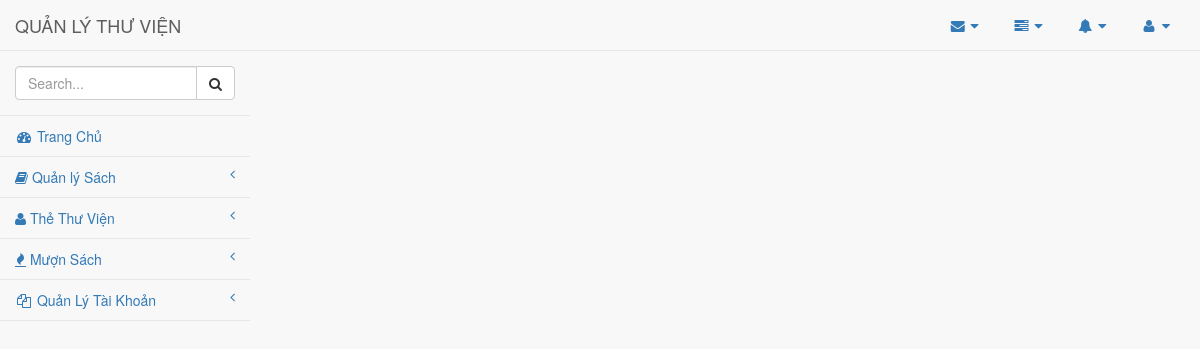
Before: /index.php?act=list_sach&page=2 (signed in) with the older database file.
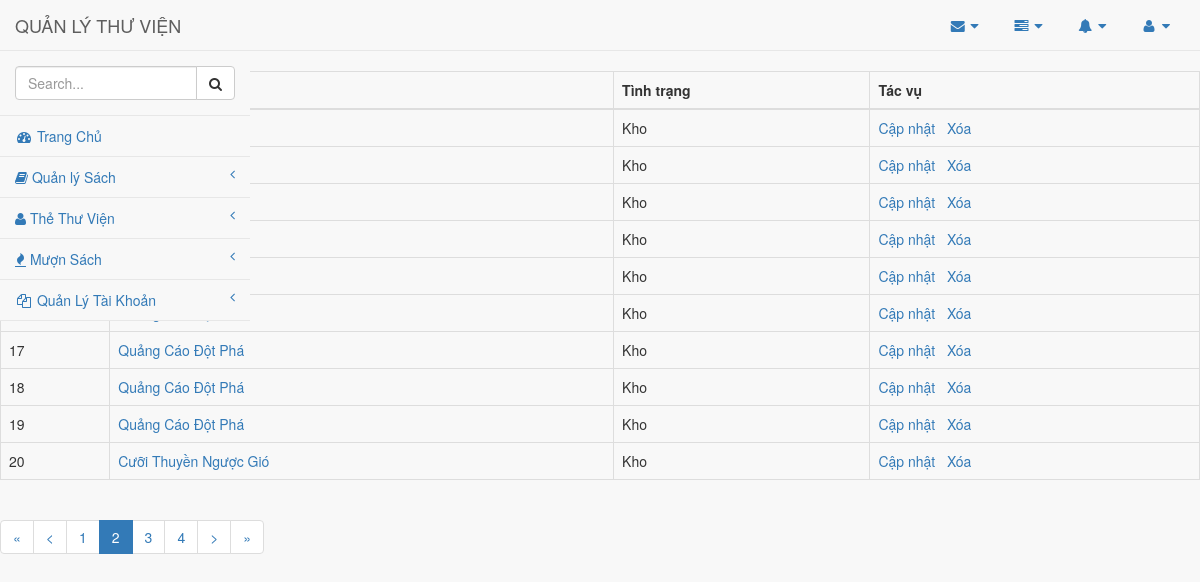
After: the same page with the newer database file.
### tables this page shows
CREATE TABLE `cuonsach` (
  `isbn` int(11) DEFAULT NULL,
  `ma_cuonsach` int(11) NOT NULL,
  `tinhtrang` int(255) NOT NULL
);

CREATE TABLE `dausach` (
  `isbn` int(11) NOT NULL,
  `ma_tuasach` int(11) NOT NULL,
  `ngonngu` varchar(15) NOT NULL,
  `bia` varchar(255) NOT NULL,
  `trangthai` varchar(1) NOT NULL
);

CREATE TABLE `tuasach` (
  `ma_tuasach` int(11) NOT NULL,
  `tuasach` varchar(255) NOT NULL,
  `tacgia` varchar(255) NOT NULL,
  `tomtat` text NOT NULL
);

### index.php (called while the page is built, shortened)
<?php
	require_once("View/header.php");
	$view = isset($_GET['act']) ? $_GET['act']:'dausach_list';
	$module = 'module/'.$view.'.php';
	require($module);
	require_once("view/footer.php");
	?>

### inc/class_books.php (called while the page is built, shortened)
<?php
Class CuonSach{
	public static function list_books($select_all = 0, $posts_per_age = 10, $current_page = 1) {
		global $conn;
		if($select_all){
			$sql ="SELECT * FROM cuonsach";
			$result = $conn->query($sql);
			if ($result && $result->num_rows > 0) {
				return $result;
			}
			return 0;
		} else {
			$offset = $posts_per_age * ($current_page - 1);
			$sql ="SELECT * FROM cuonsach LIMIT {$posts_per_age} OFFSET {$offset}";
			$result = $conn->query($sql);
			if ($result && $result->num_rows > 0) {
				return $result;
			}
			return 0;
		}
	}
}

### inc/class_dau_sach.php (called while the page is built, shortened)
<?php
Class DauSach{
	protected $conn;
	static $instance;
	function __construct() {
		global $conn;
		$this->conn 	= $conn;
		$this->table 	= 'dausach';
	}
	static function getInstance(){
        if(self::$instance !== null){
            return self::$instance;
        }
        self::$instance = new DauSach();
        return self::$instance;
    }
	function getMaTuaSachByISBN($isbn){
		$sql 	= "SELECT ma_tuasach FROM $this->table WHERE isbn = {$isbn}";
		$result = $this->conn->query($sql);
		if ($result &&  $result->num_rows > 0 ) {
			while( $row = $result->fetch_assoc() ) {
				return $row['ma_tuasach'];
			}
		}
		return 0;
	}
	function getTuaSachByISBN($isbn){
		$ma_tuasach = $this->getMaTuaSachByISBN($isbn);
		$tuasach 	=  TuaSach::getInstance();
		return $tuasach->getTitleTuaSach($ma_tuasach);
	}
}

### inc/class_tua_sach.php (called while the page is built, shortened)
<?php
Class TuaSach{
	protected $conn;
	protected $table;
	static $instance;
	function __construct(){
		global $conn;
		$this->conn = $conn;
		$this->table = 'tuasach';
	}
	static function getInstance(){
        if(self::$instance !== null){
            return self::$instance;
        }
        self::$instance = new TuaSach();
        return self::$instance;
    }
	function getTitleTuaSach($ma_tuasach){
		$result = $this->kiemTraTuaSachTonTai($ma_tuasach);
		if( $result ){
			while( $row = $result->fetch_assoc() ) {
				return $row['tuasach'];
			}
		}
		return 0;
	}
	function kiemTraTuaSachTonTai($ma_tuasach){
		$sql ="SELECT * FROM {$this->table} WHERE ma_tuasach = {$ma_tuasach} ";
		$result = $this->conn->query($sql);
		if ($result && $result->num_rows > 0) {
			return $result;
		}
		return 0;
	}
}

### module/list_sach.php (the view, shortened to what the changed rows need)
<?php
$total = CuonSach::list_books($select_all = 1);
if( !empty($total) ){
	$url = 'index.php?act=list_sach&';
	$total_record = $total->num_rows;
    $current_page = isset($_GET['page']) ? $_GET['page'] : 1;
    $posts_per_page = 10;
    $max_page = ceil($total_record/$posts_per_page);
	$result = CuonSach::list_books($select_all = 0, $posts_per_page, $current_page );
	echo '<table class="table table-bordered ">';
	echo '<thead><tr><th> Mã</th> <th> Tựa sách </th><th> Tình trạng </td> <th> Tác vụ </th> </tr></thead>';
	echo ' <tbody>';
	while( $row = $result->fetch_assoc() ) {
		$isbn 		= $row['isbn'];
		$tinhtrang 	= ($row['tinhtrang'] == 1)  ?  'Kho' :'Đang mượn';
		echo '<tr>';
        echo "<td> " . $row["ma_cuonsach"]. " </td><td> <a class='' href= 'index.php?act=chi_tiet_sach&id=".$row["ma_cuonsach"]."'> " . limit_string( getTuaSachByISBN($isbn),30). "</a> </td><td>". $tinhtrang. "</td>";
        echo "<td><a  class='action'  href='index.php?act=frm_insert_book&id=".$row["ma_cuonsach"]."'>Cập nhật</a> &nbsp; <a href='{$url}page={$current_page}&del={$row["ma_cuonsach"]}' onclick ='return remove_tua_sach()'> Xóa</a>  ";
        echo '</tr>';
    }
    echo '</tbody>';
    echo '</table>';
    echo paginate( $posts_per_page, $current_page, $total_record,  $max_page, $url = 'index.php?act=list_sach');
}

### inc/main.php (shortened to what the changed rows need)
			<?php
	function getTuaSachByISBN($isbn){
		$dausach = DauSach::getInstance();
		return $dausach->getTuaSachByISBN($isbn);
	}
	function limit_string($string, $len) {
		$t_len 		= $len;
		$string_len = strlen($string);
	    if($len >  $string_len){
	    	$len = $string_len;
	    }
	    $pos = strpos($string, ' ', $len);
	    if($pos){
	    	$string = substr($string,0,$pos);
	    } else {
	    	$string = substr($string,0,$len);
	    }
	    return $string ;
	}
	function paginate($item_per_page, $current_page, $total_records, $total_pages, $page_url){
    $pagination = '';
    if($total_pages > 0 && $total_pages != 1 && $current_page <= $total_pages){
        $pagination .= '<ul class="pagination paging">';
        $right_links    = $current_page + 3;
        $previous       = $current_page - 3;
        $first_link     = true;
        if($current_page > 1){
            $previous_link = ($previous==0)?1:$previous;
            $pagination .= '<li class="first"><a href="'.$page_url.'&page=1" title="First">&laquo;</a></li>';
            $pagination .= '<li><a href="'.$page_url.'&page='.$previous_link.'" title="Previous">&lt;</a></li>';
                for($i = ($current_page-2); $i < $current_page; $i++){
                    if($i > 0){
                        $pagination .= '<li><a href="'.$page_url.'&page='.$i.'">'.$i.'</a></li>';
                    }
                }
            $first_link = false;
        }
        if($first_link){
            $pagination .= '<li class="first active"><span>'.$current_page.'</span></li>';
        }elseif($current_page == $total_pages){
            $pagination .= '<li class="last active"><span>'.$current_page.'</span></li>';
        }else{
            $pagination .= '<li class="active"><span>'.$current_page.'</span></li>';
        }
        for($i = $current_page+1; $i < $right_links ; $i++){
            if($i<=$total_pages){
                $pagination .= '<li><a href="'.$page_url.'&page='.$i.'">'.$i.'</a></li>';
            }
        }
        if($current_page < $total_pages){
                $next_link = ($i > $total_pages)? $total_pages : $i;
                $pagination .= '<li><a href="'.$page_url.'&page='.$next_link.'" >&gt;</a></li>';
                $pagination .= '<li class="last"><a href="'.$page_url.'&page='.$total_pages.'" title="Last">&raquo;</a></li>';
        }
        $pagination .= '</ul>';
    }
    return $pagination;
}

Changed rows visible on the page:
added cuonsach: tinhtrang "Kho"
added cuonsach: tinhtrang "Kho"
added cuonsach: tinhtrang "Kho"
added cuonsach: tinhtrang "Kho"
added cuonsach: tinhtrang "Kho"
added cuonsach: tinhtrang "Kho"
added cuonsach: ma_cuonsach "17", isbn.tuasach "Quảng Cáo Đột Phá", tinhtrang "Kho"
added cuonsach: ma_cuonsach "18", isbn.tuasach "Quảng Cáo Đột Phá", tinhtrang "Kho"
added cuonsach: ma_cuonsach "19", isbn.tuasach "Quảng Cáo Đột Phá", tinhtrang "Kho"
added cuonsach: ma_cuonsach "20", isbn.tuasach "Cưỡi Thuyền Ngược Gió", tinhtrang "Kho"
Other visible differences:
$current_page: (not shown) → "2"
text now shown: "Tình trạng Tác vụ « < > »"
new list line: "1"
new list line: "3"
new list line: "4"
